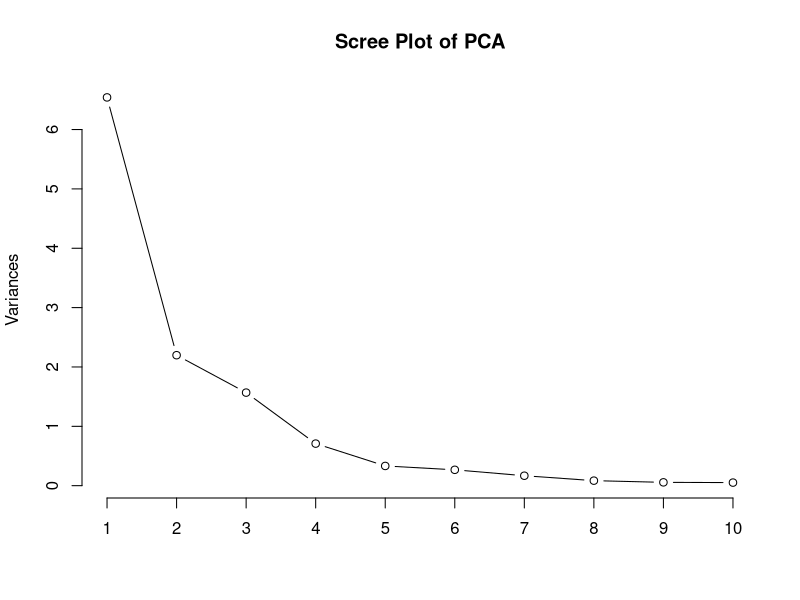
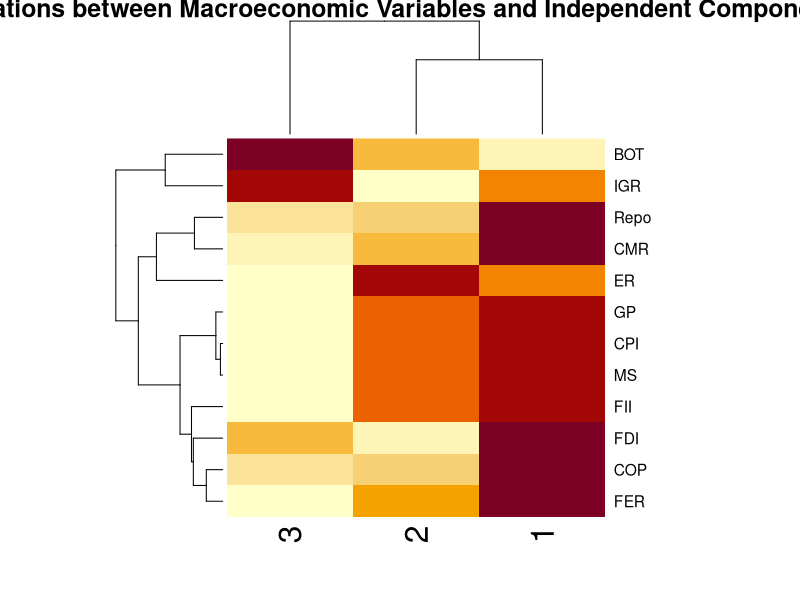
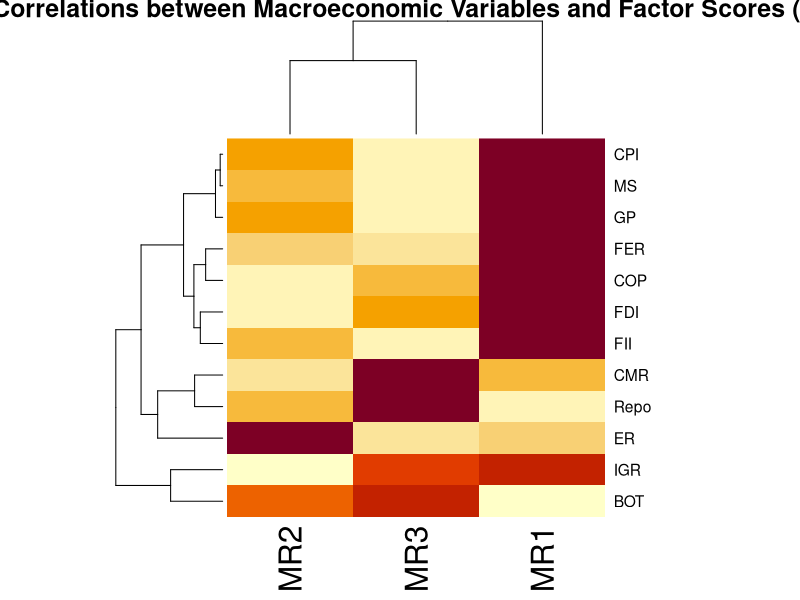
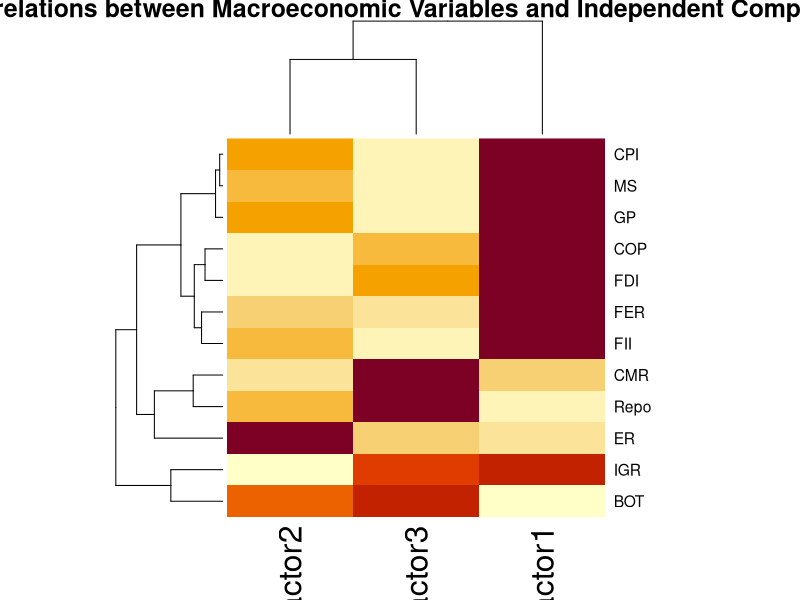

These figures' R source, in order:
## ---- chunk 1
knitr::opts_chunk$set(
  echo = TRUE,          # Show code in output for reproducibility
  message = FALSE,      # Suppress messages from packages
  warning = FALSE,      # Suppress warnings
  fig.align = "center", # Center figures
  fig.width = 7,        # Set default figure width
  fig.height = 5,       # Set default figure height
  comment = NA,         # Remove comment prefixes from output
  fig.cap = "Figure"    # Add default caption for figures
)
## ---- chunk 2
library(psych)
library(e1071)
library(fastICA)

IndianSM <- read.table("IndianSM.txt", header=TRUE)
## ---- chunk 3
IndianSM_standardized <- scale(IndianSM)

fa_analysis <- fa(IndianSM_standardized, nfactors=12, rotate="none")  

print(fa_analysis$Vaccounted)
## ---- chunk 4
#nfactors = 3 bcs 3 are enough to explain 80%

fa_selected <- fa(IndianSM_standardized, nfactors=3, rotate="varimax")
print(fa_selected)
cat("Goodness of Fit for 3 factors model:\n")
print(fa_selected$STATISTIC)
## ---- chunk 5
fa_factanal <- factanal(IndianSM_standardized, factors = 3, scores = "regression")
cor(fa_factanal$scores)  
## ---- chunk 6
ica_result <- fastICA(IndianSM_standardized, n.comp=12, maxit=1000, tol=0.0001)  

print(ica_result$S) 

cov_ica <- cov(ica_result$S)

eigenvalues <- eigen(cov_ica)$values
print(eigenvalues) 

IndianSM_pca <- prcomp(IndianSM_standardized, center = TRUE, scale. = TRUE)
screeplot(IndianSM_pca, type = "lines", main = "Scree Plot of PCA")
## ---- chunk 7
ica_result <- fastICA(IndianSM_standardized, n.comp=3, maxit=1000, tol=0.0001)

cor_ica <- cor(IndianSM, ica_result$S)
print(cor_ica)

cor_factors_selected <- cor(IndianSM, fa_selected$scores)
cor_factors_factanal <- cor(IndianSM, fa_factanal$scores)

heatmap(cor_ica, main="Correlations between Macroeconomic Variables and Independent Components (ICA)")

heatmap(cor_factors_selected, main="Correlations between Macroeconomic Variables and Factor Scores (FA)")

cor_ICA <- cor(IndianSM, ica_result$scores)
cor_ICA

cor_factors <- cor(IndianSM, fa_factanal$scores)
cor_factors

cor_factors_selected

heatmap(cor_factors, main="Correlations between Macroeconomic Variables and Independent Components")
